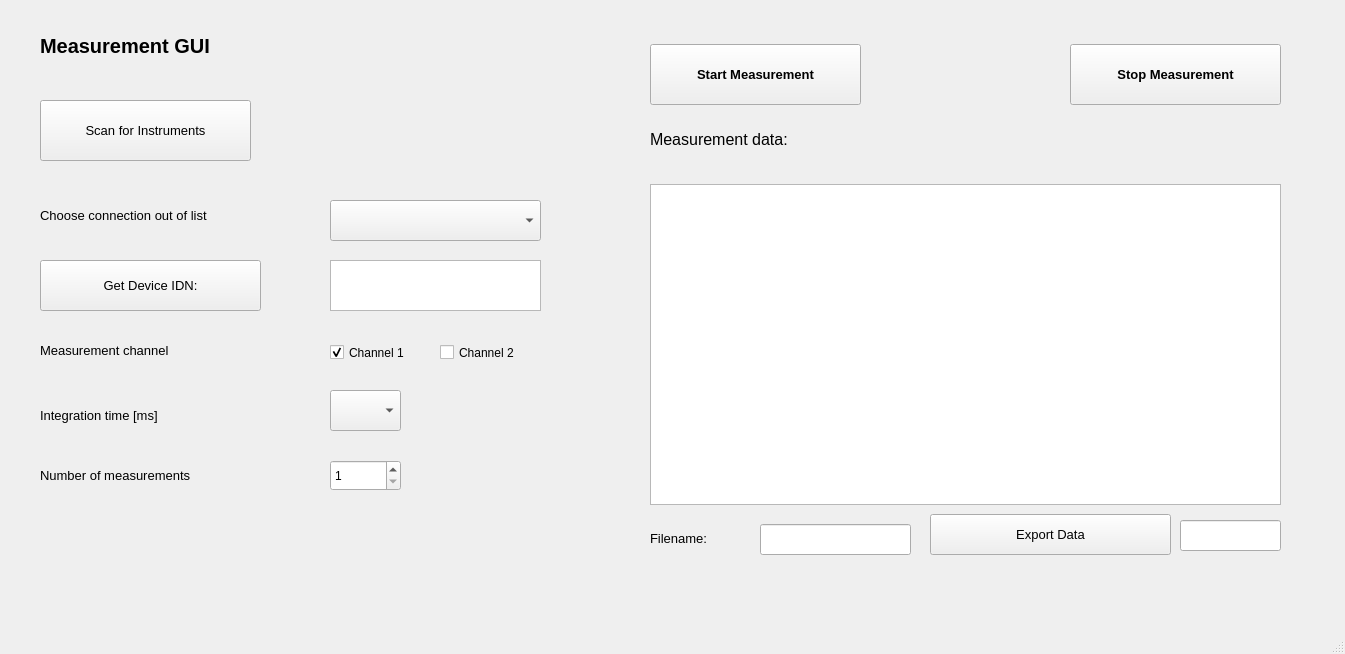
<?xml version="1.0" encoding="UTF-8"?>
<ui version="4.0">
 <class>MainWindow</class>
 <widget class="QMainWindow" name="MainWindow">
  <property name="geometry">
   <rect>
    <x>0</x>
    <y>0</y>
    <width>1345</width>
    <height>654</height>
   </rect>
  </property>
  <property name="windowTitle">
   <string>MainWindow</string>
  </property>
  <widget class="QWidget" name="centralwidget">
   <widget class="QLabel" name="label">
    <property name="geometry">
     <rect>
      <x>40</x>
      <y>20</y>
      <width>631</width>
      <height>51</height>
     </rect>
    </property>
    <property name="font">
     <font>
      <pointsize>15</pointsize>
      <weight>75</weight>
      <bold>true</bold>
     </font>
    </property>
    <property name="text">
     <string>Measurement GUI</string>
    </property>
   </widget>
   <widget class="QPushButton" name="scan_instruments_button">
    <property name="geometry">
     <rect>
      <x>40</x>
      <y>100</y>
      <width>211</width>
      <height>61</height>
     </rect>
    </property>
    <property name="font">
     <font>
      <pointsize>10</pointsize>
      <weight>50</weight>
      <bold>false</bold>
     </font>
    </property>
    <property name="text">
     <string>Scan for Instruments</string>
    </property>
   </widget>
   <widget class="QComboBox" name="instruments_comboBox">
    <property name="geometry">
     <rect>
      <x>330</x>
      <y>200</y>
      <width>211</width>
      <height>41</height>
     </rect>
    </property>
    <property name="insertPolicy">
     <enum>QComboBox::InsertAtBottom</enum>
    </property>
   </widget>
   <widget class="QLabel" name="label_2">
    <property name="geometry">
     <rect>
      <x>40</x>
      <y>190</y>
      <width>271</width>
      <height>51</height>
     </rect>
    </property>
    <property name="font">
     <font>
      <pointsize>10</pointsize>
     </font>
    </property>
    <property name="text">
     <string>Choose connection out of list</string>
    </property>
   </widget>
   <widget class="QLabel" name="label_3">
    <property name="geometry">
     <rect>
      <x>40</x>
      <y>330</y>
      <width>231</width>
      <height>41</height>
     </rect>
    </property>
    <property name="font">
     <font>
      <pointsize>10</pointsize>
     </font>
    </property>
    <property name="text">
     <string>Measurement channel</string>
    </property>
   </widget>
   <widget class="QComboBox" name="integration_time_comboBox">
    <property name="geometry">
     <rect>
      <x>330</x>
      <y>390</y>
      <width>71</width>
      <height>41</height>
     </rect>
    </property>
    <property name="currentIndex">
     <number>-1</number>
    </property>
   </widget>
   <widget class="QLabel" name="label_4">
    <property name="geometry">
     <rect>
      <x>40</x>
      <y>390</y>
      <width>271</width>
      <height>51</height>
     </rect>
    </property>
    <property name="font">
     <font>
      <pointsize>10</pointsize>
     </font>
    </property>
    <property name="text">
     <string>Integration time [ms]</string>
    </property>
   </widget>
   <widget class="QSpinBox" name="nr_of_measurements_spinBox">
    <property name="geometry">
     <rect>
      <x>330</x>
      <y>460</y>
      <width>71</width>
      <height>31</height>
     </rect>
    </property>
    <property name="minimum">
     <number>1</number>
    </property>
    <property name="maximum">
     <number>10000</number>
    </property>
   </widget>
   <widget class="QLabel" name="label_5">
    <property name="geometry">
     <rect>
      <x>40</x>
      <y>450</y>
      <width>271</width>
      <height>51</height>
     </rect>
    </property>
    <property name="font">
     <font>
      <pointsize>10</pointsize>
     </font>
    </property>
    <property name="text">
     <string>Number of measurements</string>
    </property>
   </widget>
   <widget class="QLabel" name="label_6">
    <property name="geometry">
     <rect>
      <x>650</x>
      <y>114</y>
      <width>321</width>
      <height>51</height>
     </rect>
    </property>
    <property name="font">
     <font>
      <pointsize>12</pointsize>
     </font>
    </property>
    <property name="text">
     <string>Measurement data:</string>
    </property>
   </widget>
   <widget class="QPushButton" name="start_measurement_button">
    <property name="geometry">
     <rect>
      <x>650</x>
      <y>44</y>
      <width>211</width>
      <height>61</height>
     </rect>
    </property>
    <property name="font">
     <font>
      <pointsize>10</pointsize>
      <weight>75</weight>
      <bold>true</bold>
     </font>
    </property>
    <property name="text">
     <string>Start Measurement</string>
    </property>
   </widget>
   <widget class="QTextEdit" name="idn_textBox">
    <property name="geometry">
     <rect>
      <x>330</x>
      <y>260</y>
      <width>211</width>
      <height>51</height>
     </rect>
    </property>
   </widget>
   <widget class="QPushButton" name="idn_button">
    <property name="geometry">
     <rect>
      <x>40</x>
      <y>260</y>
      <width>221</width>
      <height>51</height>
     </rect>
    </property>
    <property name="font">
     <font>
      <pointsize>10</pointsize>
     </font>
    </property>
    <property name="text">
     <string>Get Device IDN:</string>
    </property>
   </widget>
   <widget class="QTableWidget" name="measurement_data_table">
    <property name="geometry">
     <rect>
      <x>650</x>
      <y>184</y>
      <width>631</width>
      <height>321</height>
     </rect>
    </property>
    <property name="sizePolicy">
     <sizepolicy hsizetype="Expanding" vsizetype="Expanding">
      <horstretch>0</horstretch>
      <verstretch>0</verstretch>
     </sizepolicy>
    </property>
    <attribute name="horizontalHeaderCascadingSectionResizes">
     <bool>true</bool>
    </attribute>
    <attribute name="horizontalHeaderDefaultSectionSize">
     <number>240</number>
    </attribute>
    <attribute name="horizontalHeaderMinimumSectionSize">
     <number>50</number>
    </attribute>
    <attribute name="verticalHeaderCascadingSectionResizes">
     <bool>true</bool>
    </attribute>
    <attribute name="verticalHeaderDefaultSectionSize">
     <number>30</number>
    </attribute>
   </widget>
   <widget class="QPushButton" name="export_data_button">
    <property name="geometry">
     <rect>
      <x>930</x>
      <y>514</y>
      <width>241</width>
      <height>41</height>
     </rect>
    </property>
    <property name="font">
     <font>
      <pointsize>10</pointsize>
      <weight>50</weight>
      <bold>false</bold>
     </font>
    </property>
    <property name="text">
     <string>Export Data</string>
    </property>
   </widget>
   <widget class="QLabel" name="label_7">
    <property name="geometry">
     <rect>
      <x>650</x>
      <y>518</y>
      <width>101</width>
      <height>41</height>
     </rect>
    </property>
    <property name="font">
     <font>
      <pointsize>10</pointsize>
     </font>
    </property>
    <property name="text">
     <string>Filename:</string>
    </property>
   </widget>
   <widget class="QLineEdit" name="filename_lineEdit">
    <property name="geometry">
     <rect>
      <x>760</x>
      <y>524</y>
      <width>151</width>
      <height>31</height>
     </rect>
    </property>
   </widget>
   <widget class="QPushButton" name="stop_measurement_button">
    <property name="geometry">
     <rect>
      <x>1070</x>
      <y>44</y>
      <width>211</width>
      <height>61</height>
     </rect>
    </property>
    <property name="font">
     <font>
      <pointsize>10</pointsize>
      <weight>75</weight>
      <bold>true</bold>
     </font>
    </property>
    <property name="text">
     <string>Stop Measurement</string>
    </property>
   </widget>
   <widget class="QLineEdit" name="data_saved_lineEdit">
    <property name="geometry">
     <rect>
      <x>1180</x>
      <y>520</y>
      <width>101</width>
      <height>31</height>
     </rect>
    </property>
   </widget>
   <widget class="QCheckBox" name="channel_1_checkBox">
    <property name="geometry">
     <rect>
      <x>330</x>
      <y>340</y>
      <width>104</width>
      <height>25</height>
     </rect>
    </property>
    <property name="text">
     <string>Channel 1</string>
    </property>
    <property name="checked">
     <bool>true</bool>
    </property>
   </widget>
   <widget class="QCheckBox" name="channel_2_checkBox">
    <property name="geometry">
     <rect>
      <x>440</x>
      <y>340</y>
      <width>104</width>
      <height>25</height>
     </rect>
    </property>
    <property name="text">
     <string>Channel 2</string>
    </property>
   </widget>
  </widget>
  <widget class="QMenuBar" name="menubar">
   <property name="geometry">
    <rect>
     <x>0</x>
     <y>0</y>
     <width>1345</width>
     <height>31</height>
    </rect>
   </property>
  </widget>
  <widget class="QStatusBar" name="statusbar"/>
 </widget>
 <resources/>
 <connections/>
</ui>
